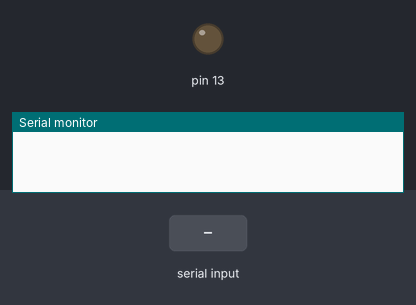
The sketch below on a simulated Arduino Uno, built with avr-gcc and run on an emulated ATmega328P. On the bench: output pins drawn as LEDs (lit = HIGH), the last lines printed to the serial monitor. Dashed ring = blinking. The test bench sets the inputs (shaded band).

Above: at 1.2 s.
1.3 s: "oioavo}etmn" received over Serial
At 2.41 s:
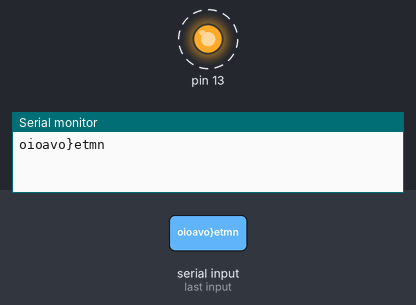
Timing chart, 0 to 7.6 s (numbered marks = the images above; inputs shaded):
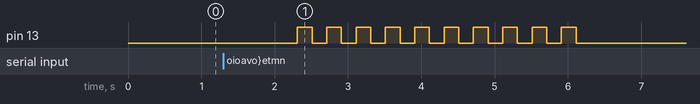

The sketch:

slave.ino
```cpp
// Termina aqui as definições
void setup()
{
  pinMode(13, OUTPUT);
  pinMode(7, INPUT);
  Serial.begin(9600);
}

void loop()
{
  String mensagem = ""; // for incoming serial data

  // send data only when you receive data:
  if (Serial.available() > 0) {
    // read the incoming byte:
    mensagem = Serial.readString();

    // say what you got:
    Serial.println(mensagem);
  }

  if(mensagem == "oioavo}etmn"){
  int x = 0;
    while (x < 10){
    digitalWrite(13, HIGH);
    delay(200);
    digitalWrite(13, LOW);
    delay(200);
    x++;
    }
  }
}
```

Measured:
- after the input at 1.3 s, pin 13: alternates HIGH for 0.20 s and LOW for 0.20 s, 20 changes in all, then stays LOW, starting after 1.0 s
